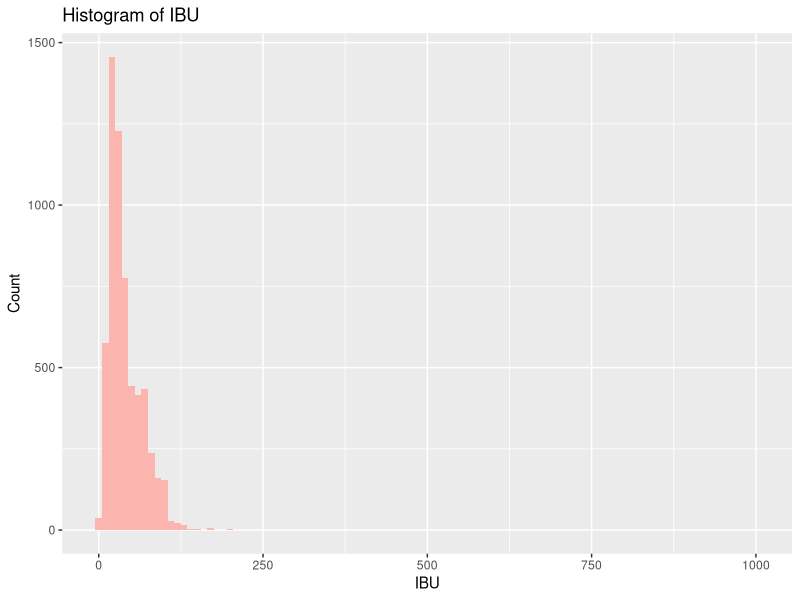
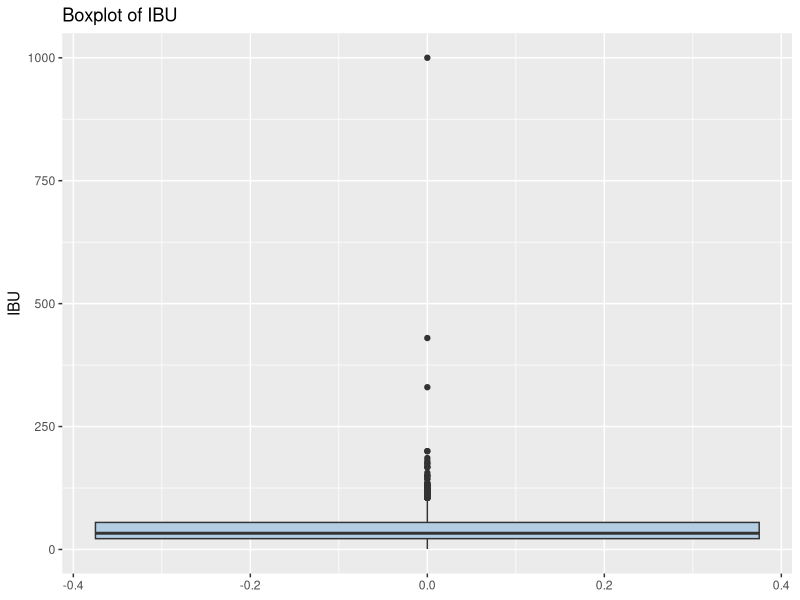
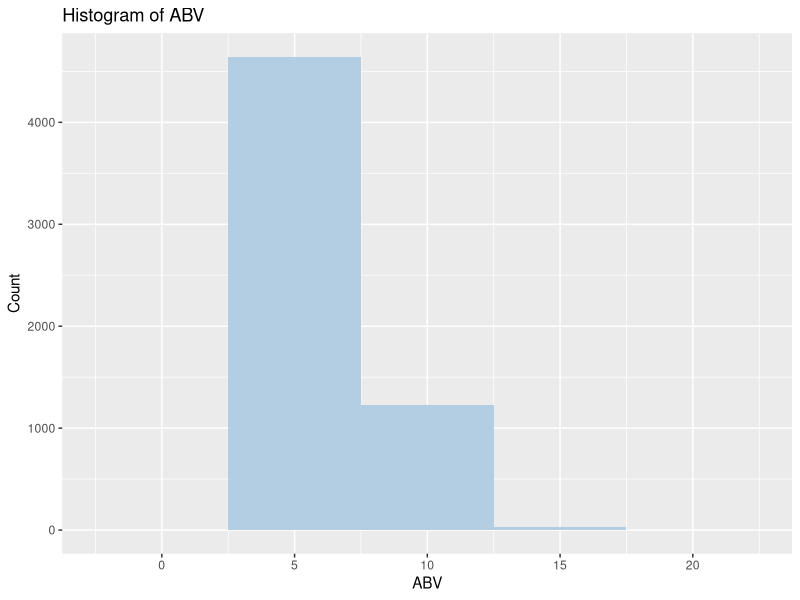
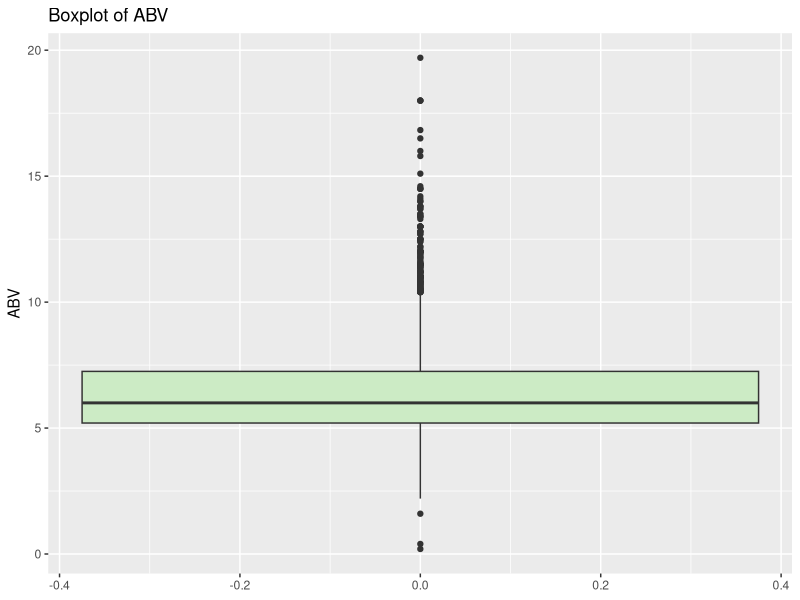
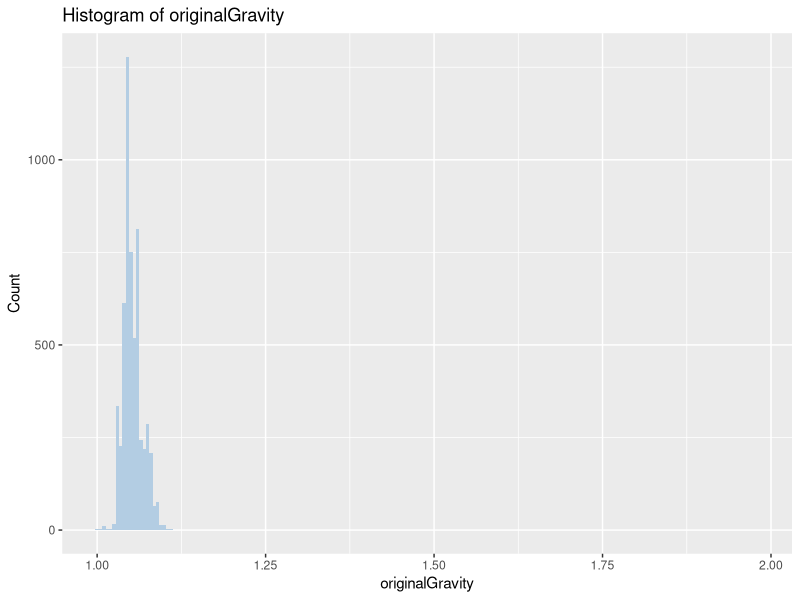
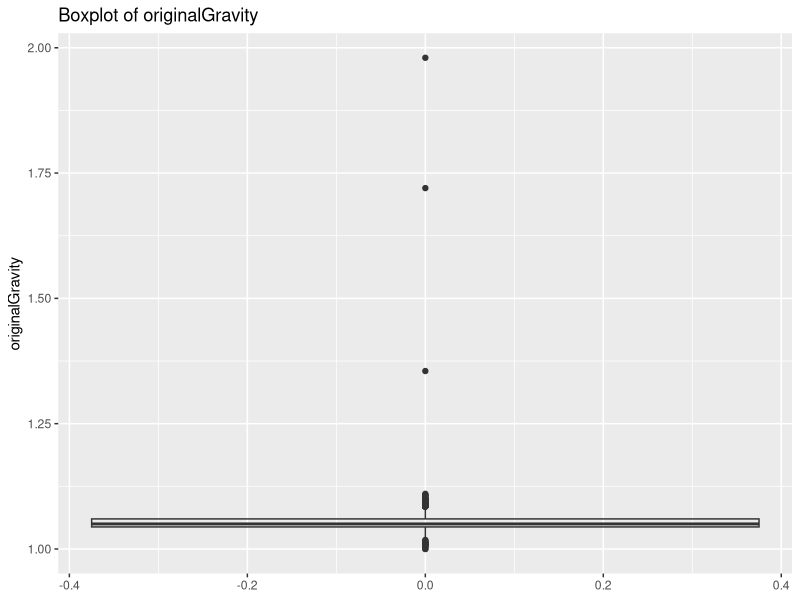
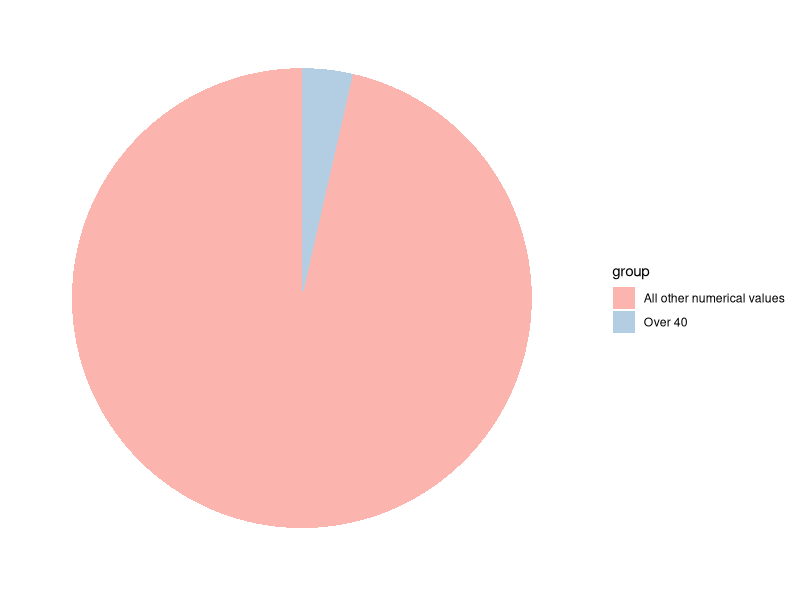
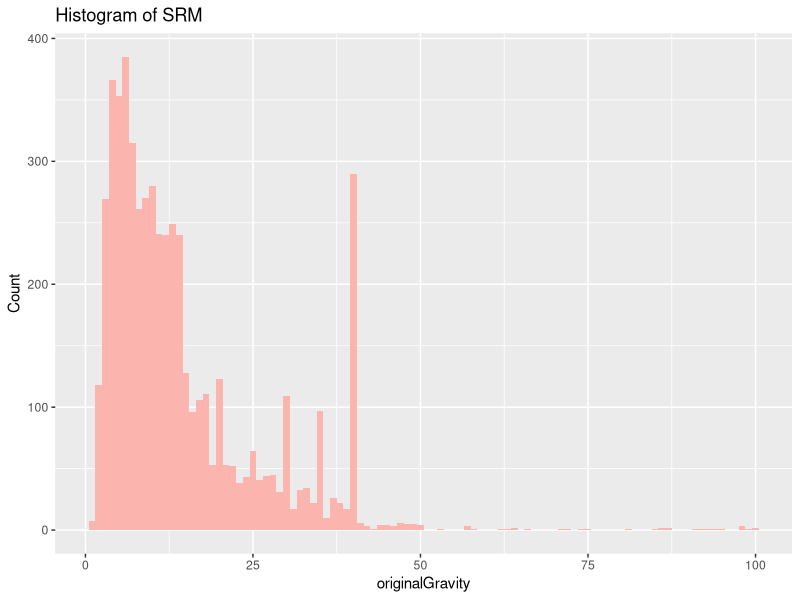

Source code (R) for these figures, in order:
## ---- chunk 1
library(tidyverse)
library(ggplot2)
library(RColorBrewer)
library(gridExtra)
library(GGally)
## ---- chunk 2
pastel_color <- brewer.pal(n = 3, name = "Pastel1")
blank_theme <- theme_minimal() +
  theme(
  axis.title.x = element_blank(),
  axis.title.y = element_blank(),
  panel.border = element_blank(),
  panel.grid=element_blank(),
  axis.ticks = element_blank(),
  plot.title=element_text(size=14, face="bold")
  )
## ---- chunk 3
beerdf = read.csv("beer_train.csv")
#head(beerdf)
View(beerdf)
dim(beerdf)
colnames(beerdf)
## ---- chunk 4
#table(beerdf$isOrganic)
beerdf$isOrganic[which(beerdf$isOrganic=="Y")] <- 1

beerdf$isOrganic[which(beerdf$isOrganic=="N")] <- 0

beerdf$isOrganic <- as.numeric(beerdf$isOrganic)

View(beerdf)
#table(beerdf$isOrganic)
## ---- chunk 5
# Number of missing data values in glass 
sum(beerdf$glass == "")
## ---- chunk 6
beerdf_new <- subset(beerdf, select = -c(available, description, glass, name, id))

View(beerdf_new)
dim(beerdf_new)
colnames(beerdf_new)
## ---- chunk 7
summary(beerdf_new)
typeof(beerdf_new)
## ---- chunk 8
# IBU Histogram
ggplot(data = beerdf_new, aes(x = ibu)) +
  geom_histogram(binwidth = 10, fill = pastel_color[1]) +
  labs(title = "Histogram of IBU", x = "IBU", y = "Count") 
## ---- chunk 9
# Observing Outliers visually for IBU using Boxplot
ggplot(data = beerdf_new, aes(y = ibu)) +
  geom_boxplot(fill = pastel_color[2]) +
  labs(title = "Boxplot of IBU", y = "IBU")
## ---- chunk 10
# Constructing our upper and lowerbounds
Q1 <- quantile(beerdf_new$ibu, 0.25)
Q3 <- quantile(beerdf_new$ibu, 0.75)
IQR <- Q3 - Q1

lower_bound <- Q1 - 1.5 * IQR
upper_bound <- Q3 + 1.5 * IQR

# Identifying our outliers
outliers <- beerdf_new$ibu[beerdf_new$ibu < lower_bound | beerdf_new$ibu > upper_bound]
print(outliers)
length(outliers)
## ---- chunk 11
beerdf_new <- beerdf_new[beerdf_new$ibu >= lower_bound & beerdf_new$ibu <= upper_bound, ]
dim(beerdf_new)
## ---- chunk 12
# ABV Histogram
ggplot(data = beerdf_new, aes(x = abv)) +
  geom_histogram(binwidth = 5, fill = pastel_color[2]) +
  labs(title = "Histogram of ABV", x = "ABV", y = "Count")
## ---- chunk 13
# Observing Outliers visullay for ABV using Bolxplot
ggplot(data = beerdf_new, aes(y = abv)) +
  geom_boxplot(fill = pastel_color[3]) +
  labs(title = "Boxplot of ABV", y = "ABV")
## ---- chunk 14
# ABV
# Constructing our upper and lowerbounds
abv_Q1 <- quantile(beerdf_new$abv, 0.25)
abv_Q3 <- quantile(beerdf_new$abv, 0.75)
abv_IQR <- abv_Q3 - abv_Q1

abv_lower_bound <- abv_Q1 - 1.5 * abv_IQR
abv_upper_bound <- abv_Q3 + 1.5 * abv_IQR

# Identifying our outliers
abv_outliers <- beerdf_new$abv[beerdf_new$abv < abv_lower_bound | beerdf_new$abv > abv_upper_bound]
print(abv_outliers)
length(abv_outliers) 
## ---- chunk 15
# Creating a new data set that has no outliers
cleaned_data <- beerdf_new[beerdf_new$abv >= abv_lower_bound & beerdf_new$abv <= abv_upper_bound, ]
dim(cleaned_data)
## ---- chunk 16
# OiginalGravity Histogram
ggplot(data = cleaned_data, aes(x = originalGravity)) +
  geom_histogram(binwidth = .005, fill = pastel_color[2]) +
  labs(title = "Histogram of originalGravity", x = "originalGravity", y = "Count")

# Observing Outliers visullay for originalGravity using Bolxplot
ggplot(data = cleaned_data, aes(y = originalGravity)) +
  geom_boxplot(fill = pastel_color[5]) +
  labs(title = "Boxplot of originalGravity", y = "originalGravity")
## ---- chunk 17
# Original Gravity
# Constructing our upper and lowerbounds
og_Q1 <- quantile(cleaned_data$originalGravity, 0.25)
og_Q3 <- quantile(cleaned_data$originalGravity, 0.75)
og_IQR <- og_Q3 - og_Q1

og_lower_bound <- og_Q1 - 1.5 * og_IQR
og_upper_bound <- og_Q3 + 1.5 * og_IQR

# Identifying our outliers
og_outliers <- cleaned_data$originalGravity[cleaned_data$originalGravity < og_lower_bound | cleaned_data$originalGravity > og_upper_bound]
print(og_outliers)
length(og_outliers) 

# Further cleaning our data set to remove original Gravity outliers
cleaned_data <- cleaned_data[cleaned_data$originalGravity >= og_lower_bound & cleaned_data$originalGravity <= og_upper_bound, ]
dim(cleaned_data)
## ---- chunk 18
srmover40 <- sum(beerdf_new$srm == "Over 40")
srmothernums <- sum(beerdf_new$srm != "Over 40")

srmcategcounts <- data.frame(
  group = c("Over 40", "All other numerical values"),
  value = c(srmover40, srmothernums)
  )

ggplot(srmcategcounts, aes(x="", y=value, fill=group)) +
  geom_bar(width = 1, stat = "identity") + coord_polar("y") +
  scale_fill_brewer(palette = "Pastel1") + blank_theme + theme(axis.text.x=element_blank())
## ---- chunk 19
# Removing values 'Over 40'
data_clean <- cleaned_data %>%
  filter(!grepl("Over 40", srm))
dim(data_clean)
## ---- chunk 20
# Converting Character values to Numerics
str(data_clean$srm)

data_clean$srm <- unlist(data_clean$srm)
data_clean$srm <- as.numeric(as.character(data_clean$srm))

str(data_clean$srm)
## ---- chunk 21
# SRM Histogram
ggplot(data = data_clean, aes(x = srm)) +
  geom_histogram(binwidth = 1, fill = pastel_color[1]) +
  labs(title = "Histogram of SRM", x = "originalGravity", y = "Count")

# Observing Outliers visullay for SRM using Bolxplot
ggplot(data = data_clean, aes(y = srm)) +
  geom_boxplot(fill = pastel_color[1]) +
  labs(title = "Boxplot of SRM", y = "SRM")
## ---- chunk 22
# SRM
# Constructing our upper and lowerbounds
srm_Q1 <- quantile(data_clean$srm, 0.25)
srm_Q3 <- quantile(data_clean$srm, 0.75)
srm_IQR <- srm_Q3 - srm_Q1

srm_lower_bound <- srm_Q1 - 1.5 * srm_IQR
srm_upper_bound <- srm_Q3 + 1.5 * srm_IQR

# Identifying our outliers
srm_outliers <- data_clean$srm[data_clean$srm < srm_lower_bound | data_clean$srm > srm_upper_bound]
print(srm_outliers)
length(srm_outliers) 

# Further cleaning our data set to remove SRM outliers
data_clean <- data_clean[data_clean$srm >= srm_lower_bound & data_clean$srm <= srm_upper_bound, ]
dim(data_clean)
## ---- chunk 23
sp1_new <- ggplot(beerdf_new, aes(x = abv, y = ibu, color = factor(isOrganic))) +
  geom_point(size = 1) +
  labs(title = "IBU vs ABV (beerdf_new)", x = "Alcohol by Volume (ABV)", y = "Bitterness (IBU)", color = "Is Organic") + 
  scale_color_brewer(palette = "Pastel1")
sp2_new <- ggplot(beerdf_new, aes(x = originalGravity, y = ibu, color = factor(isOrganic))) +
  geom_point(size = 1) +
  labs(title = "IBU vs Original Gravity (beerdf_new)", x = "Original Gravity", y = "Bitterness (IBU)", color = "Is Organic") + 
  scale_color_brewer(palette = "Pastel1")
sp3_new <- ggplot(beerdf_new, aes(x = srm, y = ibu, color = factor(isOrganic))) +
  geom_point(size = 1) +
  labs(title = "IBU vs SRM (beerdf_new)", x = "SRM (Beer Color)", y = "Bitterness (IBU)", color = "Is Organic") + 
  scale_color_brewer(palette = "Pastel1")
sp4_new <- ggplot(beerdf_new, aes(x = abv, y = srm, color = factor(isOrganic))) +
  geom_point(size = 1) +
  labs(title = "SRM vs ABV (beerdf_new)", x = "Alcohol by Volume (ABV)", y = "SRM (Beer Color)", color = "Is Organic") + 
  scale_color_brewer(palette = "Pastel1")
sp5_new <- ggplot(beerdf_new, aes(x = ibu, y = srm, color = factor(isOrganic))) +
  geom_point(size = 1) +
  labs(title = "SRM vs IBU (beerdf_new)", x = "Bitterness (IBU)", y = "SRM (Beer Color)", color = "Is Organic") + 
  scale_color_brewer(palette = "Pastel1")

# Display the plots for beerdf_new
grid.arrange(sp1_new, sp2_new, sp3_new, sp4_new, sp5_new, ncol = 2)

# Visualizations for data_clean
sp1_clean <- ggplot(data_clean, aes(x = abv, y = ibu, color = factor(isOrganic))) +
  geom_point(size = 1) +
  labs(title = "IBU vs ABV (data_clean)", x = "Alcohol by Volume (ABV)", y = "Bitterness (IBU)", color = "Is Organic") + 
  scale_color_brewer(palette = "Pastel1")
sp2_clean <- ggplot(data_clean, aes(x = originalGravity, y = ibu, color = factor(isOrganic))) +
  geom_point(size = 1) +
  labs(title = "IBU vs Original Gravity (data_clean)", x = "Original Gravity", y = "Bitterness (IBU)", color = "Is Organic") + 
  scale_color_brewer(palette = "Pastel1")
sp3_clean <- ggplot(data_clean, aes(x = srm, y = ibu, color = factor(isOrganic))) +
  geom_point(size = 1) +
  labs(title = "IBU vs SRM (data_clean)", x = "SRM (Beer Color)", y = "Bitterness (IBU)", color = "Is Organic") + 
  scale_color_brewer(palette = "Pastel1")
sp4_clean <- ggplot(data_clean, aes(x = abv, y = srm, color = factor(isOrganic))) +
  geom_point(size = 1) +
  labs(title = "SRM vs ABV (data_clean)", x = "Alcohol by Volume (ABV)", y = "SRM (Beer Color)", color = "Is Organic") + 
  scale_color_brewer(palette = "Pastel1")
sp5_clean <- ggplot(data_clean, aes(x = ibu, y = srm, color = factor(isOrganic))) +
  geom_point(size = 1) +
  labs(title = "SRM vs IBU (data_clean)", x = "Bitterness (IBU)", y = "SRM (Beer Color)", color = "Is Organic") + 
  scale_color_brewer(palette = "Pastel1")

# Display the plots for data_clean
grid.arrange(sp1_clean, sp2_clean, sp3_clean, sp4_clean, sp5_clean, ncol = 2)
## ---- chunk 24
ggpairs(data_clean) + scale_color_brewer(palette = "Pastel1")
## ---- chunk 25
fullmodel <- lm(ibu ~ ., data = data_clean)
summary((fullmodel))
## ---- chunk 26
nullmodel <- lm(ibu ~ 1, data = data_clean)
stepmodel1 <- step(nullmodel, scope = list(lower = nullmodel, upper = fullmodel), direction = "both",test="F")
summary(stepmodel1)
## ---- chunk 27
stepmodel2 <- step(fullmodel, scope = list(lower = nullmodel, upper = fullmodel), direction = "both",test="F")
summary(stepmodel2)
